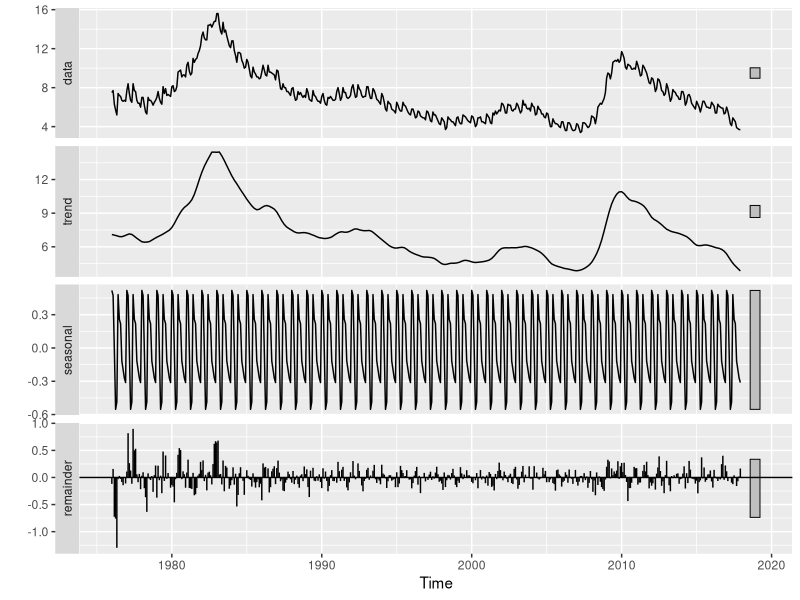
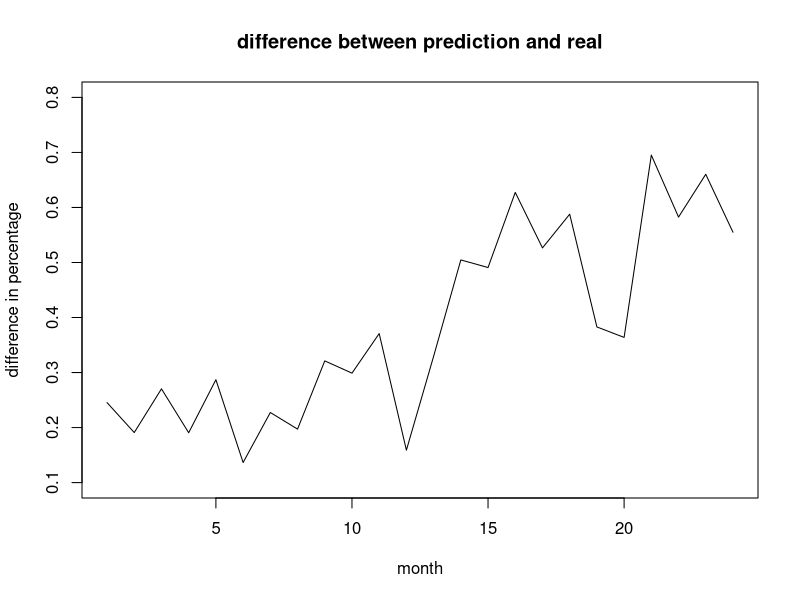

Reproduce these figures in R, in order.
## ---- chunk 1
knitr::opts_chunk$set(echo = TRUE)
## ---- chunk 2
usadata = read.csv(file = 'usa_unemployment_nsa.csv')
labour = read.csv(file = 'labour_backup.csv')
percentage = read.csv(file = 'rate.csv')
library(forecast)
## ---- chunk 3
temp = c(usadata[1,])
temp = temp[2:length(temp)]
state_raw = as.vector(unlist(temp))
ts_state_data=ts(state_raw,start=c(1976, 1), end=c(2017, 12), frequency=12)

ts_state_data %>%
stl(t.window=13, s.window="periodic", robust=TRUE) %>%
autoplot()
## ---- chunk 4
decom_forecast = function(train_ts,end_year,end_month){
  temp = c(train_ts[1,])
  temp = temp[2:length(temp)]
  state_raw = as.vector(unlist(temp))
  ts_state_data=ts(state_raw,start=c(1976, 1), end=c(end_year, end_month), frequency=12)

  stl_fit <- stl(ts_state_data,t.window = 13, s.window = "periodic", robust = TRUE)
  h = frequency(stl_fit$time.series) * 2
  prediction <- forecast(stl_fit,method="arima",h = h) 
  prediction <- t(t(as.vector(prediction$mean[1:length(prediction$mean)])))

#  prediction <- stlf(ts_state_data,method='arima',h=24)
#  prediction <- t(t(as.vector(prediction$mean[1:length(prediction$mean)])))
  for(i in 2:51){
    temp = c(train_ts[i,])
    temp = temp[2:length(temp)]
    state_raw = as.vector(unlist(temp))
    ts_state_data=ts(state_raw,start=c(1976, 1), end=c(end_year, end_month), frequency=12)

    stl_fit <- stl(ts_state_data,t.window = 13, s.window = "periodic", robust = TRUE)
    h = frequency(stl_fit$time.series) * 2
    fore_res <-forecast(stl_fit,method="arima",h = h) 
    fore_res <- t(t(as.vector(fore_res$mean[1:length(fore_res$mean)])))
    prediction <- cbind(prediction,fore_res)


  # fore_res <- stlf(ts_state_data,method='arima',h=24)
  # fore_res <- t(t(as.vector(fore_res$mean[1:length(fore_res$mean)])))
  }
  return(prediction)
}

decom_forecast <- decom_forecast(usadata,2017,12)


compare = function(end_year,end_month,forecast){
  xx=as.matrix(forecast)
  yy=matrix(percentage[,(2+(end_year-1976)*12+end_month)])
  result=as.matrix(xx%*%yy)
  data=as.numeric(usadata[52,c((2+(end_year-1976)*12+end_month):(2+(end_year-1976)*12+23+end_month))])
  diff=result-matrix(data)
  return(diff) 
}


diff <- compare(2017,12,decom_forecast)
var(diff)
plot(diff, type="l",main="difference between prediction and real",xlab="month", ylab="difference in percentage",ylim = c(0.1,0.8))
